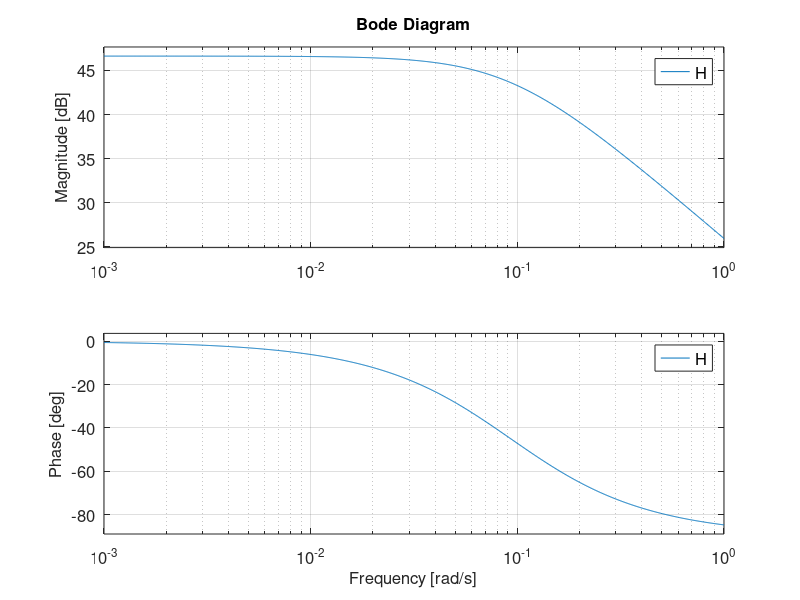
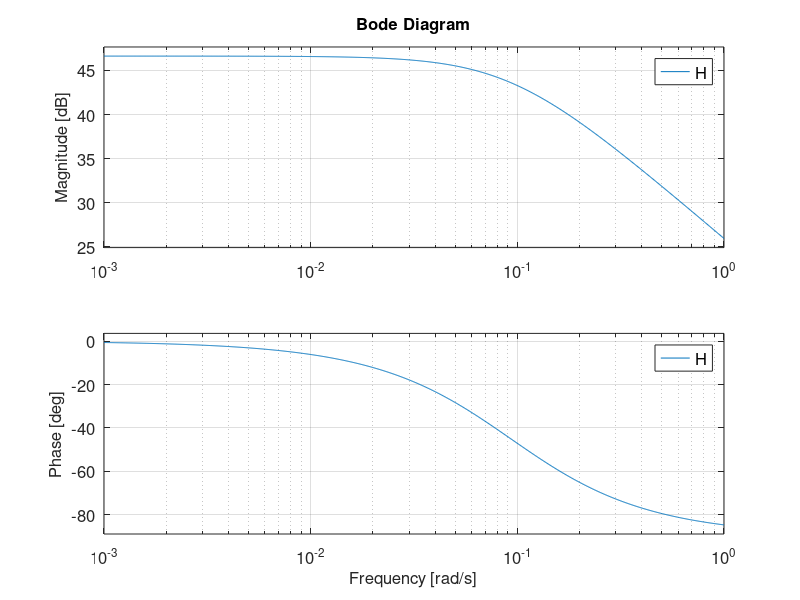

These charts were generated, in order, by the following MATLAB code:
fontsize = 12;
kt = 0.0502;
ke = kt;
jm = 221e-7;
la = 0.82e-3;
ra = 10.6;
num = kt;
den = [0 ke*kt ra*jm];

H = tf(num,den)
step(H)
fig_step=gcf;
grid on;
set(findall(fig_step,'-property','FontSize'),'FontSize',fontsize)

bode(H)
fig_bode=gcf;
grid on;
set(findall(fig_bode,'-property','FontSize'),'FontSize',fontsize)


saveas(fig_bode,'images/bode_response.png')
saveas(fig_step,'images/step_response.png')